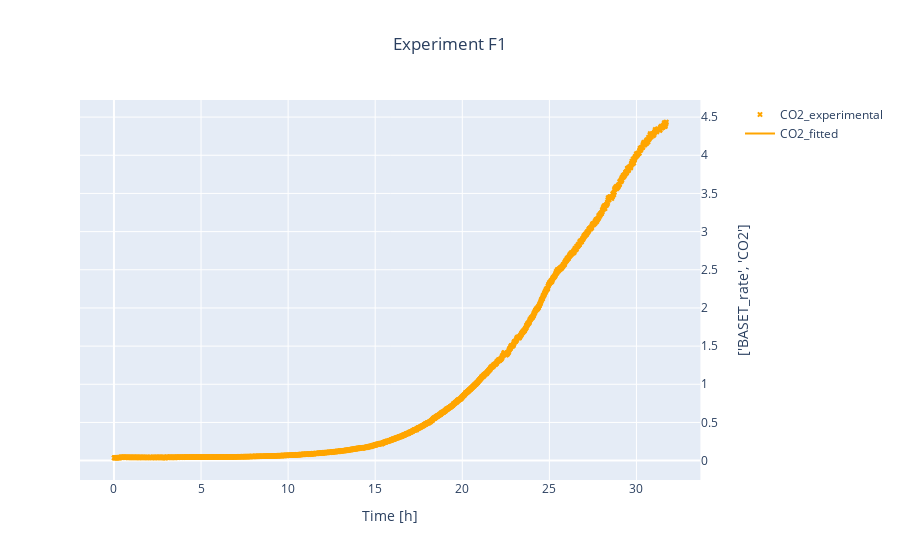
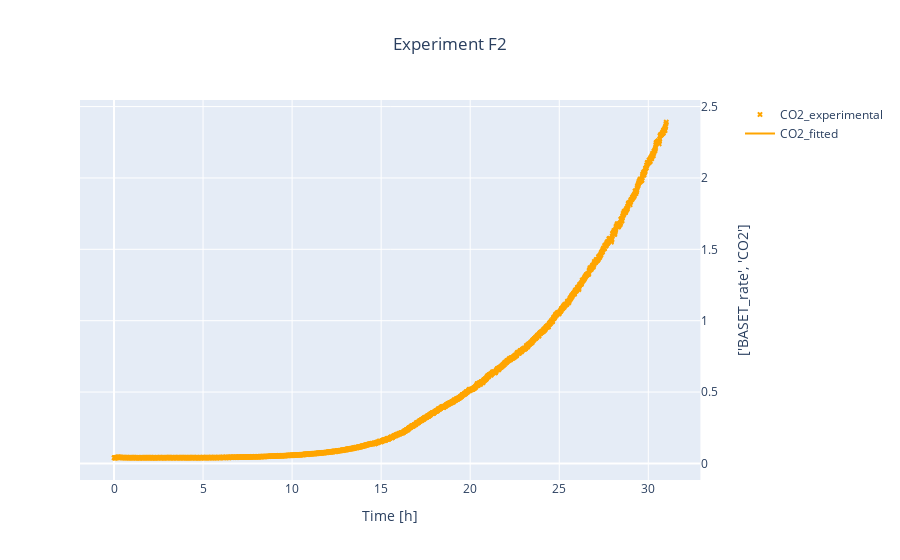
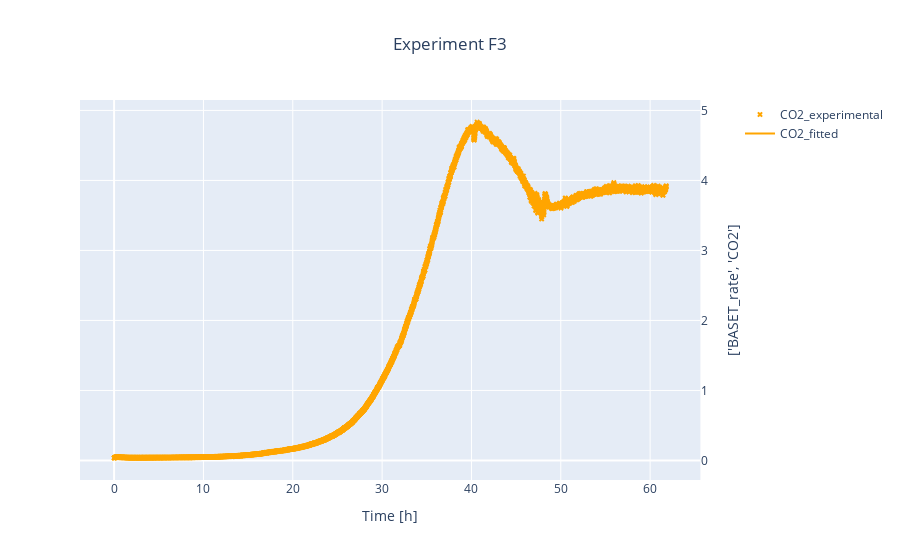
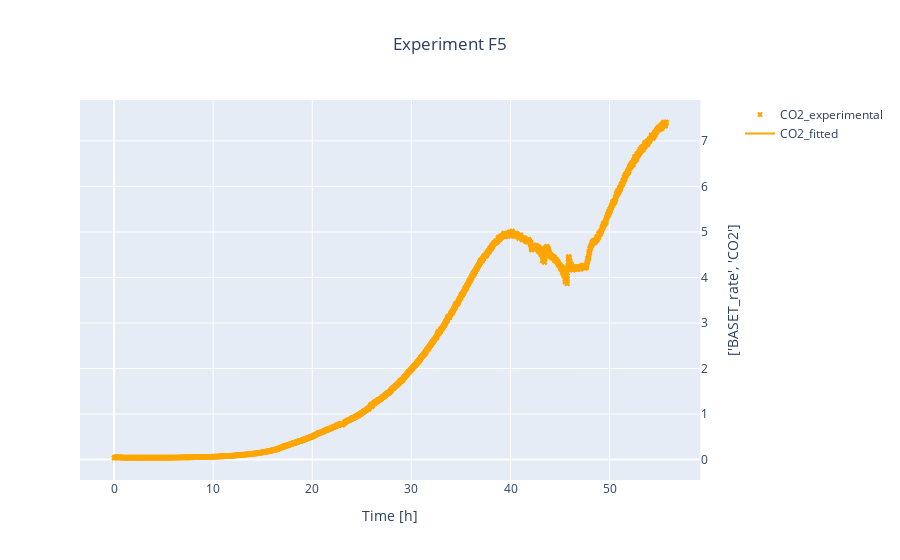

Notebook cell for these charts, in order:
### Code cell
t_grid = np.linspace(0,64,101) 

experiment_dataset_dict_all = {experiment.exp_id: experiment.dataset for experiment in experiment_dict.values()}
for exp_id  in experiment_dict.keys():
    title = "Experiment {0}".format(exp_id) 
    visualize(experiment_dict[exp_id] , experiment_dataset_dict_all[exp_id], title = title, suffix_1= "_experimental", suffix_2 = "_fitted")
    print(experiment_dataset_dict_all[exp_id])

### Figure 1 — Plotly figure (JSON) as saved in the notebook; plotly's stock layout.template omitted (floating-point values rounded to 4 significant figures; data arrays with more than 128 entries replaced by an {"elided": "..."} marker saying what was removed)
{"data": [{"marker": {"color": "orange", "size": 5, "symbol": "x"}, "mode": "markers", "name": "CO2_experimental", "type": "scatter", "x": {"elided": "1903 float values"}, "xaxis": "x", "y": {"elided": "1903 float values"}, "yaxis": "y2"}, {"marker": {"color": "orange", "size": 5, "symbol": "x"}, "mode": "lines", "name": "CO2_fitted", "type": "scatter", "x": {"elided": "1903 float values"}, "xaxis": "x", "y": {"elided": "1903 float values"}, "yaxis": "y2"}], "layout": {"legend": {"x": 1}, "title": {"text": "Experiment F1", "x": 0.5}, "xaxis": {"anchor": "y", "domain": [0, 0.94], "title": {"text": "Time [h]"}}, "yaxis": {"anchor": "x", "domain": [0, 1], "title": {"standoff": 20, "text": "['cX', 'cS', 'cE']"}}, "yaxis2": {"anchor": "x", "overlaying": "y", "side": "right", "title": {"standoff": 20, "text": "['BASET_rate', 'CO2']"}}}}

### Figure 2 — Plotly figure (JSON) as saved in the notebook; plotly's stock layout.template omitted (floating-point values rounded to 4 significant figures; data arrays with more than 128 entries replaced by an {"elided": "..."} marker saying what was removed)
{"data": [{"marker": {"color": "orange", "size": 5, "symbol": "x"}, "mode": "markers", "name": "CO2_experimental", "type": "scatter", "x": {"elided": "1861 float values"}, "xaxis": "x", "y": {"elided": "1861 float values"}, "yaxis": "y2"}, {"marker": {"color": "orange", "size": 5, "symbol": "x"}, "mode": "lines", "name": "CO2_fitted", "type": "scatter", "x": {"elided": "1861 float values"}, "xaxis": "x", "y": {"elided": "1861 float values"}, "yaxis": "y2"}], "layout": {"legend": {"x": 1}, "title": {"text": "Experiment F2", "x": 0.5}, "xaxis": {"anchor": "y", "domain": [0, 0.94], "title": {"text": "Time [h]"}}, "yaxis": {"anchor": "x", "domain": [0, 1], "title": {"standoff": 20, "text": "['cX', 'cS', 'cE']"}}, "yaxis2": {"anchor": "x", "overlaying": "y", "side": "right", "title": {"standoff": 20, "text": "['BASET_rate', 'CO2']"}}}}

### Figure 3 — Plotly figure (JSON) as saved in the notebook; plotly's stock layout.template omitted (floating-point values rounded to 4 significant figures; data arrays with more than 128 entries replaced by an {"elided": "..."} marker saying what was removed)
{"data": [{"marker": {"color": "orange", "size": 5, "symbol": "x"}, "mode": "markers", "name": "CO2_experimental", "type": "scatter", "x": {"elided": "3709 float values"}, "xaxis": "x", "y": {"elided": "3709 float values"}, "yaxis": "y2"}, {"marker": {"color": "orange", "size": 5, "symbol": "x"}, "mode": "lines", "name": "CO2_fitted", "type": "scatter", "x": {"elided": "3709 float values"}, "xaxis": "x", "y": {"elided": "3709 float values"}, "yaxis": "y2"}], "layout": {"legend": {"x": 1}, "title": {"text": "Experiment F3", "x": 0.5}, "xaxis": {"anchor": "y", "domain": [0, 0.94], "title": {"text": "Time [h]"}}, "yaxis": {"anchor": "x", "domain": [0, 1], "title": {"standoff": 20, "text": "['cX', 'cS', 'cE']"}}, "yaxis2": {"anchor": "x", "overlaying": "y", "side": "right", "title": {"standoff": 20, "text": "['BASET_rate', 'CO2']"}}}}

### Figure 4 — Plotly figure (JSON) as saved in the notebook; plotly's stock layout.template omitted (floating-point values rounded to 4 significant figures; data arrays with more than 128 entries replaced by an {"elided": "..."} marker saying what was removed)
{"data": [{"marker": {"color": "orange", "size": 5, "symbol": "x"}, "mode": "markers", "name": "CO2_experimental", "type": "scatter", "x": {"elided": "3343 float values"}, "xaxis": "x", "y": {"elided": "3343 float values"}, "yaxis": "y2"}, {"marker": {"color": "orange", "size": 5, "symbol": "x"}, "mode": "lines", "name": "CO2_fitted", "type": "scatter", "x": {"elided": "3343 float values"}, "xaxis": "x", "y": {"elided": "3343 float values"}, "yaxis": "y2"}], "layout": {"legend": {"x": 1}, "title": {"text": "Experiment F5", "x": 0.5}, "xaxis": {"anchor": "y", "domain": [0, 0.94], "title": {"text": "Time [h]"}}, "yaxis": {"anchor": "x", "domain": [0, 1], "title": {"standoff": 20, "text": "['cX', 'cS', 'cE']"}}, "yaxis2": {"anchor": "x", "overlaying": "y", "side": "right", "title": {"standoff": 20, "text": "['BASET_rate', 'CO2']"}}}}
